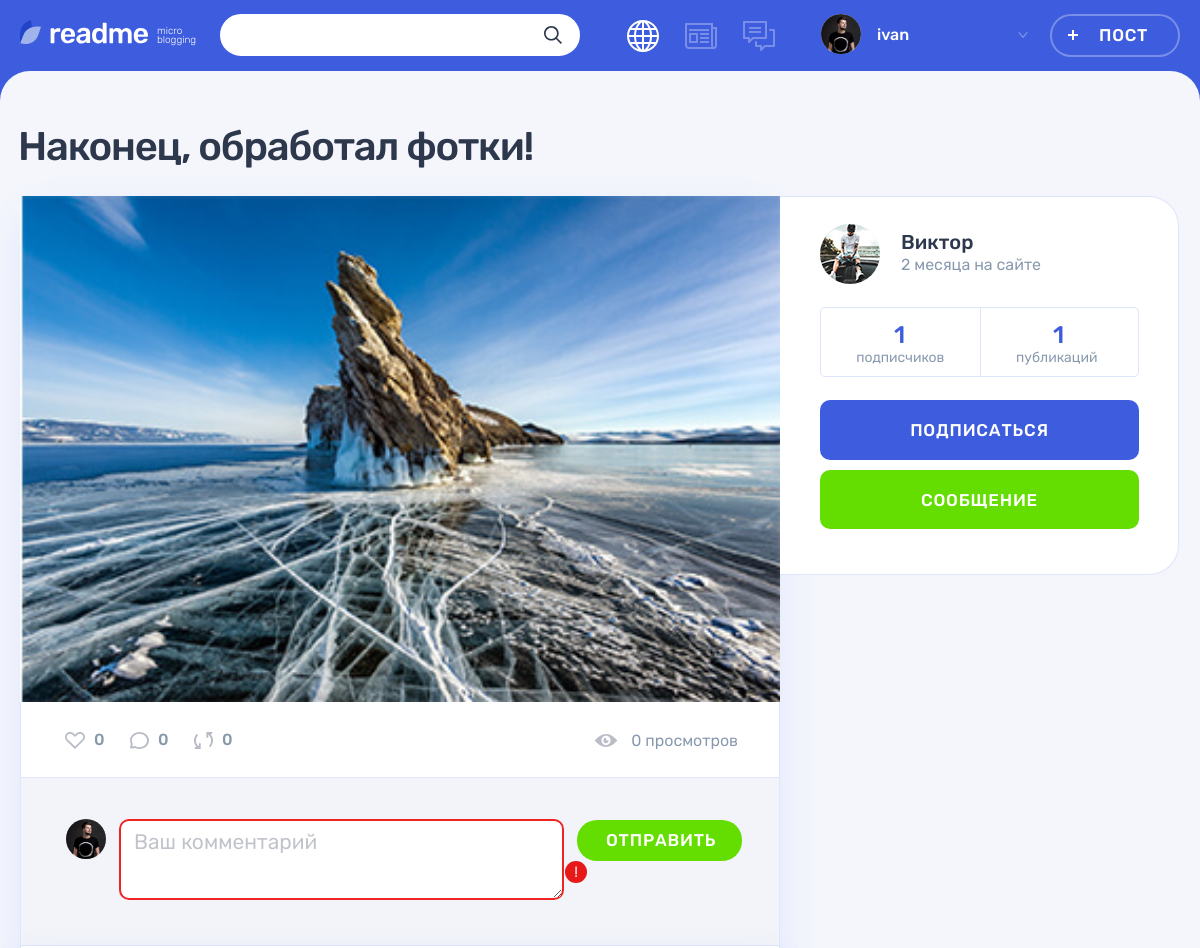
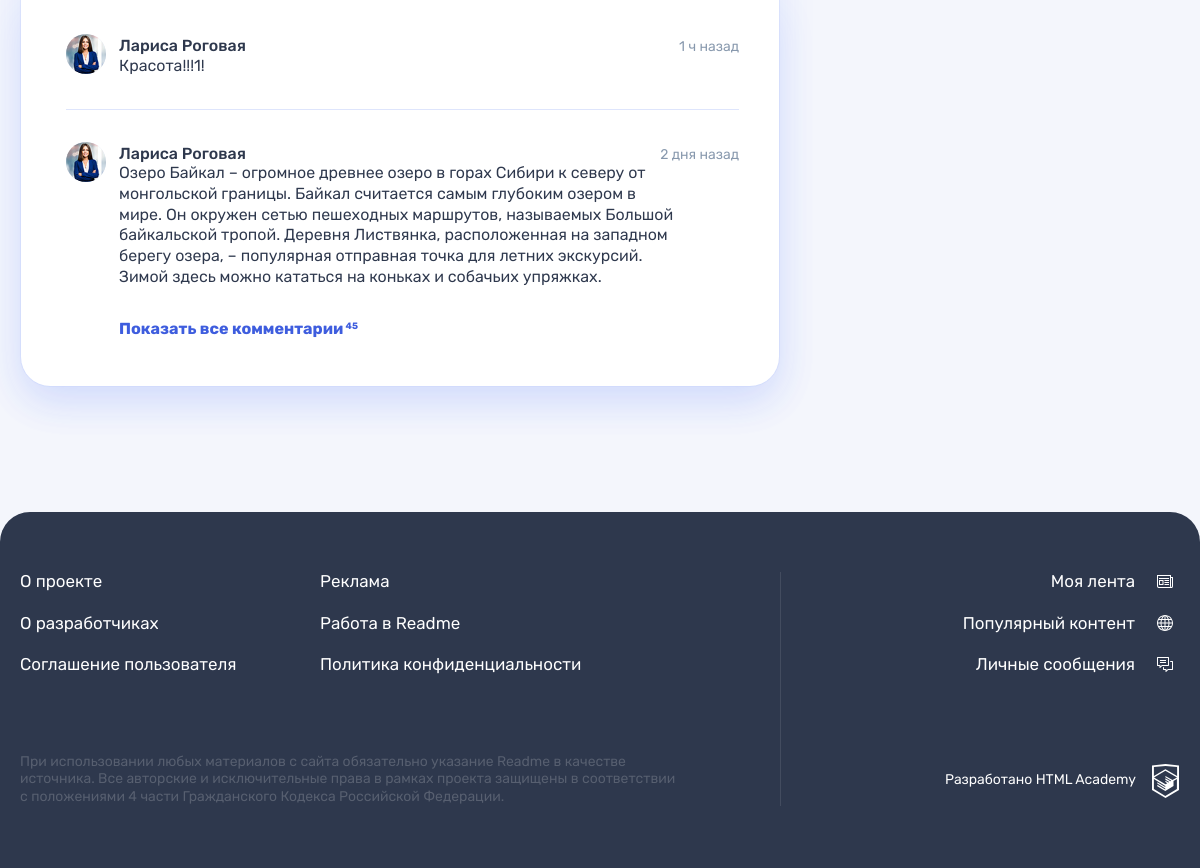
Screenshot of /post.php?id=3 with the database file from the repository (2 pictures, top to bottom).
### tables this page shows
CREATE TABLE IF NOT EXISTS posts (
  id INT AUTO_INCREMENT PRIMARY KEY,
  create_date TIMESTAMP DEFAULT CURRENT_TIMESTAMP,
  heading VARCHAR(256) NOT NULL,
  paragraph TEXT,
  author VARCHAR(128),
  image_post TEXT,
  video TEXT,
  link TEXT,
  count_views INT,
  is_repost BIT,
  origin_author_ID INT,
  post_author_ID INT NOT NULL,
  content_type_ID INT NOT NULL,
  FOREIGN KEY (post_author_ID) REFERENCES users(id),
  FOREIGN KEY (content_type_ID) REFERENCES content_types(id)
);

CREATE TABLE IF NOT EXISTS users (
  id INT AUTO_INCREMENT PRIMARY KEY,
  date_registration TIMESTAMP DEFAULT CURRENT_TIMESTAMP,
  email VARCHAR(128) UNIQUE NOT NULL,
  login_user VARCHAR(128) UNIQUE NOT NULL,
  password_user VARCHAR(255) NOT NULL,
  avatar TEXT
);

### helpers.php (called while the page is built, shortened)
<?php
function get_noun_plural_form(int $number, string $one, string $two, string $many): string
{
    $number = (int)$number;
    $mod10 = $number % 10;
    $mod100 = $number % 100;
    switch (true) {
        case ($mod10 >= 2 && $mod10 <= 4):
            return $two;
    }
}
function include_template($name, array $data = [])
{
    $name = 'templates/' . $name;
    extract($data);
    require $name;
    $result = ob_get_clean();
    return $result;
}

### functions/functions_db.php (called while the page is built, shortened)
<?php
function db_request($link, $sql)
{
    return mysqli_fetch_all(mysqli_query($link, $sql), MYSQLI_ASSOC);
};

### functions/functions.php (called while the page is built, shortened)
<?php
function relative_date($post_date, $user = true)
{
    $last = ' назад';
    if ($user) {
        $last = ' на сайте';
    }
    $past = strtotime($post_date);
    $present = time();
    $diff = $present - $past;
    $result = null;
    if (floor($diff / 60) < 60) {
        $result = floor($diff / 60) . ' ' .
            get_noun_plural_form(
                floor($diff / 60),
                'минута',
                'минуты',
                'минут'
            ) .
            $last;
    } elseif (floor($diff / 2419200) < 13) {
        $result = floor($diff / 2419200) . ' ' .
            get_noun_plural_form(
                floor($diff / 2419200),
                'месяц',
                'месяца',
                'месяцев'
            ) .
            $last;
    }
    return $result;
};

### templates/post_template.php (the view, shortened to what this page needs)
<main class="page__main page__main--publication">
    <div class="container">
        <h1 class="page__title page__title--publication"><?= $post['heading']; ?></h1>
        <section class="post-details">
            <div class="post-details__wrapper post-photo">
                <div class="post-details__main-block post post--details">
                    <?php if ($post['class_name'] === 'post-photo') : ?>
                        <div class="post-details__image-wrapper post-photo__image-wrapper">
                            <div class="post__main">
                                <img src="img/<?= htmlspecialchars($post['image_post']); ?>" alt="Фото от пользователя" width="760" height="507">
                            </div>
                        </div>
                    <?php endif; ?>
                    <div class="post__indicators">
                        <div class="post__buttons">
                            <a class="post__indicator post__indicator--likes button" href="#" title="Лайк">
                                <svg class="post__indicator-icon" width="20" height="17">
                                    <use xlink:href="#icon-heart"></use>
                                </svg>
                                <span><?= $post['count_post_likes']; ?></span>
                            </a>
                            <a class="post__indicator post__indicator--comments button" href="#" title="Комментарии">
                                <svg class="post__indicator-icon" width="19" height="17">
                                    <use xlink:href="#icon-comment"></use>
                                </svg>
                                <span><?= $post['count_post_comments']; ?></span>
                            </a>
                            <a class="post__indicator post__indicator--repost button" href="#" title="Репост">
                                <svg class="post__indicator-icon" width="19" height="17">
                                    <use xlink:href="#icon-repost"></use>
                                </svg>
                                <span><?= $post['count_post_reposts']; ?></span>
                            </a>
                        </div>
                        <span class="post__view"><?= ($post['count_views'] === NULL) ? 0 : $post['count_views']; ?> просмотров</span>
                    </div>
                    <div class="comments">
                        <form class="comments__form form" action="#" method="post">
                            <div class="comments__my-avatar">
                                <img class="comments__picture" src="img/userpic-medium.jpg" alt="Аватар пользователя">
                            </div>
                            <div class="form__input-section form__input-section--error">
                                <textarea class="comments__textarea form__textarea form__input" placeholder="Ваш комментарий"></textarea>
                                <button class="form__error-button button" type="button">!</button>
                            </div>
                            <button class="comments__submit button button--green" type="submit">Отправить</button>
                        </form>
                        <div class="comments__list-wrapper">
                            <ul class="comments__list">
                                <li class="comments__item user">
                                    <div class="comments__avatar">
                                        <a class="user__avatar-link" href="#">
                                            <img class="comments__picture" src="img/userpic-larisa.jpg" alt="Аватар пользователя">
                                        </a>
                                    </div>
                                    <div class="comments__info">
                                        <div class="comments__name-wrapper">
                                            <a class="comments__user-name" href="#">
                                                <span>Лариса Роговая</span>
                                            </a>
                                            <time class="comments__time" datetime="2019-03-20">1 ч назад</time>
                                        </div>
                                        <p class="comments__text">
                                            Красота!!!1!
                                        </p>
                                    </div>
                                </li>
                                <li class="comments__item user">
                                    <div class="comments__avatar">
                                        <a class="user__avatar-link" href="#">
                                            <img class="comments__picture" src="img/userpic-larisa.jpg" alt="Аватар пользователя">
                                        </a>
                                    </div>
                                    <div class="comments__info">
                                        <div class="comments__name-wrapper">
                                            <a class="comments__user-name" href="#">
                                                <span>Лариса Роговая</span>
                                            </a>
                                            <time class="comments__time" datetime="2019-03-18">2 дня назад</time>
                                        </div>
                                        <p class="comments__text">
                                            Озеро Байкал – огромное древнее озеро в горах Сибири к северу от монгольской границы. Байкал считается самым глубоким озером в мире. Он окружен сетью пешеходных маршрутов, называемых Большой байкальской тропой. Деревня Листвянка, расположенная на западном берегу озера, – популярная отправная точка для летних экскурсий. Зимой здесь можно кататься на коньках и собачьих упряжках.
                                        </p>
                                    </div>
                                </li>
                            </ul>
                            <a class="comments__more-link" href="#">
                                <span>Показать все комментарии</span>
                                <sup class="comments__amount">45</sup>
                            </a>
                        </div>
                    </div>
                </div>
                <div class="post-details__user user">
                    <div class="post-details__user-info user__info">
                        <div class="post-details__avatar user__avatar">
                            <a class="post-details__avatar-link user__avatar-link" href="#">
                                <img class="post-details__picture user__picture" src="img/<?= htmlspecialchars($post['avatar']); ?>" alt="Аватар пользователя">
                            </a>
                        </div>
                        <div class="post-details__name-wrapper user__name-wrapper">
                            <a class="post-details__name user__name" href="#">
                                <span><?= htmlspecialchars($post['login_user']); ?></span>
                            </a>
                            <time class="post-details__time user__time" datetime="<?= $post['date_registration']; ?>"><?= relative_date($post['date_registration'], true); ?></time>
                        </div>
                    </div>
                    <div class="post-details__rating user__rating">
                        <p class="post-details__rating-item user__rating-item user__rating-item--subscribers">
                            <span class="post-details__rating-amount user__rating-amount"><?= $post['count_author_subscriptions']; ?></span>
                            <span class="post-details__rating-text user__rating-text">подписчиков</span>
                        </p>
                        <p class="post-details__rating-item user__rating-item user__rating-item--publications">
                            <span class="post-details__rating-amount user__rating-amount"><?= $post['count_author_posts']; ?></span>
                            <span class="post-details__rating-text user__rating-text">публикаций</span>
                        </p>
                    </div>
                    <div class="post-details__user-buttons user__buttons">
                        <button class="user__button user__button--subscription button button--main" type="button">Подписаться</button>
                        <a class="user__button user__button--writing button button--green" href="#">Сообщение</a>
                    </div>
                </div>
            </div>
        </section>
    </div>
</main>

### rows the page displays
posts: heading "Наконец, обработал фотки!", image_post (picture), post_author_ID.avatar (picture), post_author_ID.login_user "Виктор", post_author_ID.date_registration "2 месяца на сайте"

### other values shown
$user_name "ivan"
$post['count_post_likes'] "0"
$post['count_post_comments'] "0"
$post['count_post_reposts'] "0"
$post['count_author_subscriptions'] "1"
$post['count_author_posts'] "1"
